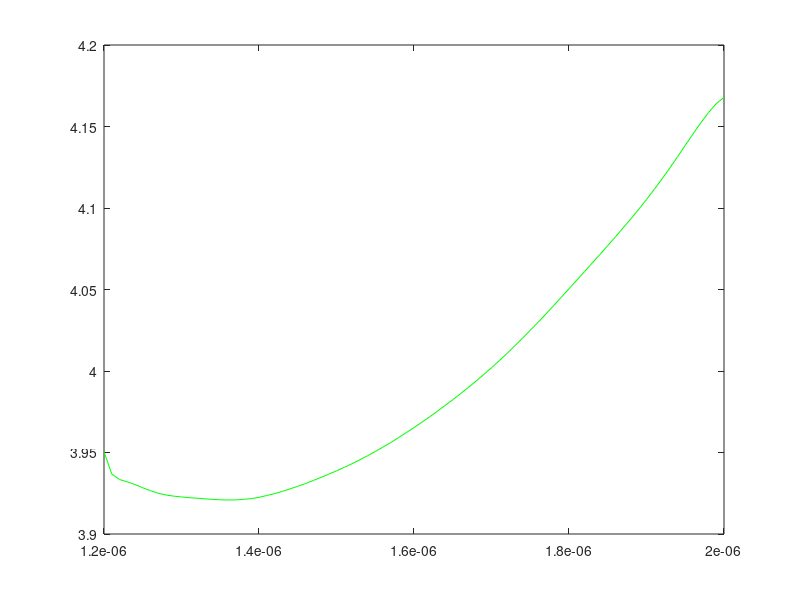

MATLAB code to generate this figure:
clear all;
lambda=1.2e-6:0.01e-6:2.0e-6;
c = 3e8;
neff=[3.08730228771653 
3.08016869351627 
3.07311153372584 
3.06604281510448 
3.05902759036527 
3.05197914348728 
3.04502730717061 
3.03802043833353 
3.03099998428316 
3.02405634833508 
3.01707912174912 
3.01009019611814 
3.00315421703472 
2.99618432226792 
2.98920259513442 
2.98229592291690 
2.97533051820247 
2.96835535793704 
2.96145525361023 
2.95441114585488 
2.94744196984009 
2.94054787304879 
2.93352924202905 
2.92656550297882 
2.91956676411192 
2.91255563838972 
2.90548646807815 
2.89851510746416 
2.89148553302188 
2.88444026693848 
2.87736231064135 
2.87024854363204 
2.86312179177938 
2.85602404623194 
2.84890984399366 
2.84176274642097 
2.83460235702305 
2.82738241402721 
2.82023744945975 
2.81305213033170 
2.80574503423713 
2.79851282737412 
2.79122047040637 
2.78391409064632 
2.77665535887139 
2.76927423834659 
2.76194488586851 
2.75451169451013 
2.74710246821948 
2.73968307168586 
2.73222571958507 
2.72472539876519 
2.71719160358234 
2.70973275942143 
2.70212217166229 
2.69458118845828 
2.68689314000638 
2.67927994826878 
2.67162227160798 
2.66393113964143 
2.65622396139753 
2.64844845261917 
2.64063945022925 
2.63281395568973 
2.62494239814115 
2.61710609086457 
2.60916123535821 
2.60126156353260 
2.59323649986054 
2.58528633138102 
2.57726592089639 
2.56921237944716 
2.56113373861633 
2.55299925141464 
2.54483907688504 
2.53664590774641 
2.52841194784399 
2.52010614478438 
2.51179020707002 
2.50354079302427
2.49514261770587];
n=neff';
num=16;
w=2*pi*c./lambda;
pn=polyfit(w,n,num);
neffn=polyval(pn,lambda);
for i=1:num
    dpn(i)=(num+1-i)*pn(i);
end
for i=1:num-1
    ddpn(i)=(num-i)*dpn(i);
end

ng=n+w.*polyval(dpn,w);
plot(lambda,ng,'g-')
hold on;


